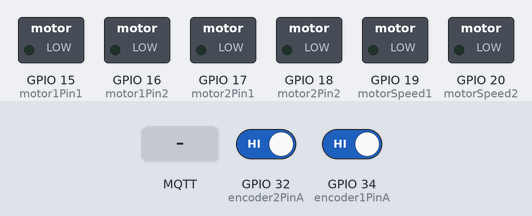
This sketch was run on a simulated ESP32. On the bench: switched loads named in the sketch (green lamp = pin HIGH). The inputs (shaded band) are chosen by the test bench; at power-on: GPIO 32 (encoder2PinA) HIGH, GPIO 34 (encoder1PinA) HIGH. WiFi joins after 1.5 s; servers stay silent unless stated; no MQTT or app messages arrive unless stated; what the sketch prints to the serial monitor is not drawn.

Above: at 3.2 s.
3.3 s: MQTT message "FORWARD" arrives on the first subscribed topic
At 6.07 s:
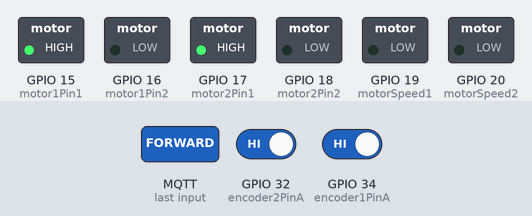
6.3 s: MQTT message "BACKWARD" arrives on the first subscribed topic
At 9.07 s:
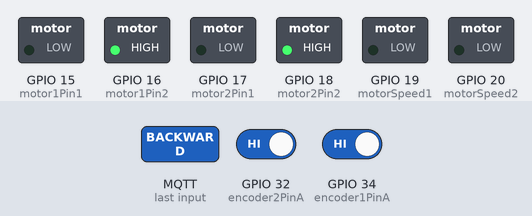
9.3 s: MQTT message "LEFT" arrives on the first subscribed topic
At 12.07 s:
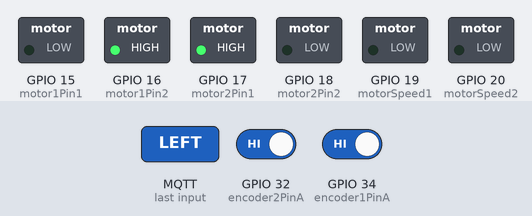
12.3 s: MQTT message "RIGHT" arrives on the first subscribed topic
At 15.07 s:
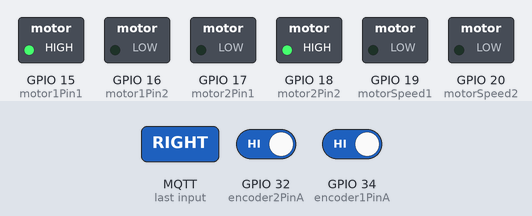
15.3 s: MQTT message "STOP" arrives on the first subscribed topic
At 16.7 s:
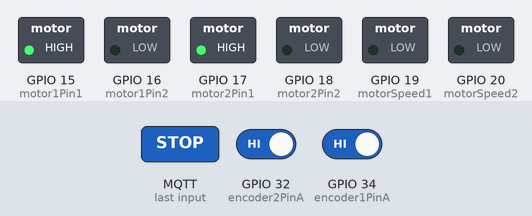
Timing chart, 0 to 17.8 s (numbered marks = the images above; inputs shaded):
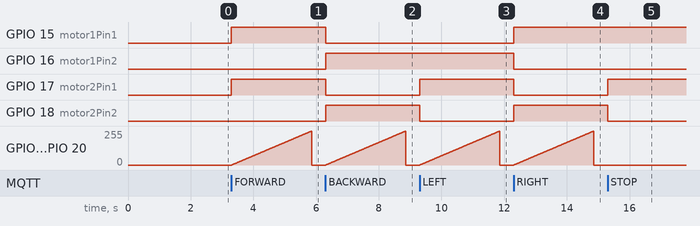

The sketch:

motor_encoder.ino
```cpp
#include <WiFi.h>
#include <PubSubClient.h>
//Connects to WiFi and sets up the MQTT client, subscribing to the "robot/move" topic for receiving movement commands

// WiFi credentials
const char* ssid = "your_SSID";
const char* password = "your_PASSWORD";
const char* mqttServer = "mqtt_broker_address";
const int mqttPort = 1883;
const char* mqttUser = "your_mqtt_username";
const char* mqttPassword = "your_mqtt_password";

// Motor pins
const int motor1Pin1 = 15; // Motor 1 direction pin 1
const int motor1Pin2 = 16; // Motor 1 direction pin 2
const int motorSpeed1 = 19; // Motor 1 speed pin (PWM)
const int motor2Pin1 = 17; // Motor 2 direction pin 1
const int motor2Pin2 = 18; // Motor 2 direction pin 2
const int motorSpeed2 = 20; // Motor 2 speed pin (PWM)

// Encoder pins
const int encoder1PinA = 34; // Encoder 1 A pin
const int encoder1PinB = 35; // Encoder 1 B pin
const int encoder2PinA = 32; // Encoder 2 A pin
const int encoder2PinB = 33; // Encoder 2 B pin

// MQTT client
WiFiClient espClient;
PubSubClient client(espClient);

// Variables for motor speed and encoder counts
int currentSpeed1 = 0;
int currentSpeed2 = 0;
volatile int encoder1Count = 0;
volatile int encoder2Count = 0;
const int maxSpeed = 255; // Maximum PWM value

// Setup
void setup() {
    Serial.begin(115200);

    // Motor pins
    pinMode(motor1Pin1, OUTPUT);
    pinMode(motor1Pin2, OUTPUT);
    pinMode(motorSpeed1, OUTPUT);
    pinMode(motor2Pin1, OUTPUT);
    pinMode(motor2Pin2, OUTPUT);
    pinMode(motorSpeed2, OUTPUT);

    // Encoder pins
    pinMode(encoder1PinA, INPUT_PULLUP);
    pinMode(encoder1PinB, INPUT_PULLUP);
    pinMode(encoder2PinA, INPUT_PULLUP);
    pinMode(encoder2PinB, INPUT_PULLUP);

    attachInterrupt(encoder1PinA, updateEncoder1, CHANGE);  //Interrupts are attached to encoder A pins to detect changes and update the encoder counts
    attachInterrupt(encoder2PinA, updateEncoder2, CHANGE);

    // Connect to WiFi
    WiFi.begin(ssid, password);
    while (WiFi.status() != WL_CONNECTED) {
        delay(1000);
        Serial.println("Connecting to WiFi...");
    }
    Serial.println("Connected to WiFi");

    // Setup MQTT
    client.setServer(mqttServer, mqttPort);
    client.setCallback(mqttCallback);
    reconnect();
}

void loop() {
  //checks the MQTT connection and publishes the motor speeds to the "robot/speeds" topic based on the encoder readings
    if (!client.connected()) {
        reconnect();
    }
    client.loop();

    // Publish encoder data as speed
    publishMotorSpeeds();
}

void mqttCallback(char* topic, byte* payload, unsigned int length) {
    payload[length] = '\0'; // Null-terminate the string
    String command = String((char*)payload);

    if (command == "FORWARD") {
        moveForward();
    } else if (command == "BACKWARD") {
        moveBackward();
    } else if (command == "LEFT") {
        turnLeft();
    } else if (command == "RIGHT") {
        turnRight();
    } else if (command == "STOP") {
        stopMotors();
    }
}

// Gradually increase or decrease motor speed
void setMotorSpeed(int speed1, int speed2) {
    if (speed1 < 0) {
        digitalWrite(motor1Pin1, LOW);
        digitalWrite(motor1Pin2, HIGH);
    } else {
        digitalWrite(motor1Pin1, HIGH);
        digitalWrite(motor1Pin2, LOW);
    }

    if (speed2 < 0) {
        digitalWrite(motor2Pin1, LOW);
        digitalWrite(motor2Pin2, HIGH);
    } else {
        digitalWrite(motor2Pin1, HIGH);
        digitalWrite(motor2Pin2, LOW);
    }

    // Gradually adjust speed
    for (int i = 0; i <= maxSpeed; i++) {
        analogWrite(motorSpeed1, abs(speed1) > i ? i : 0);
        analogWrite(motorSpeed2, abs(speed2) > i ? i : 0);
        delay(10); // Adjust this delay for faster/slower acceleration
    }

    // Update current speeds
    currentSpeed1 = speed1;
    currentSpeed2 = speed2;
}

// Movement functions
void moveForward() {
    setMotorSpeed(maxSpeed, maxSpeed);
}

void moveBackward() {
    setMotorSpeed(-maxSpeed, -maxSpeed);
}

void turnLeft() {
    setMotorSpeed(-maxSpeed, maxSpeed); // Motor 1 backward, Motor 2 forward
}

void turnRight() {
    setMotorSpeed(maxSpeed, -maxSpeed); // Motor 1 forward, Motor 2 backward
}

void stopMotors() {
    setMotorSpeed(0, 0);
}

// Publish current motor speeds
void publishMotorSpeeds() {
    String speedData = String(currentSpeed1) + "," + String(currentSpeed2);
    client.publish("robot/speeds", speedData.c_str());
}

// Encoder update functions
void updateEncoder1() {
    if (digitalRead(encoder1PinB) == HIGH) {
        encoder1Count++;
    } else {
        encoder1Count--;
    }
}

void updateEncoder2() {
    if (digitalRead(encoder2PinB) == HIGH) {
        encoder2Count++;
    } else {
        encoder2Count--;
    }
}

// Reconnect to MQTT broker
void reconnect() {
    while (!client.connected()) {
        Serial.print("Attempting MQTT connection...");
        if (client.connect("ESP32Client", mqttUser, mqttPassword)) {
            Serial.println("connected");
            client.subscribe("robot/move"); // Subscribe to the movement topic "robot/move"
        } else {
            Serial.print("failed, rc=");
            Serial.print(client.state());
            delay(2000);
        }
    }
}
```

Measured:
- after the input at 3.3 s, GPIO 15 (motor1Pin1), GPIO 17 (motor2Pin1): LOW → HIGH at once; GPIO 19 (motorSpeed1), GPIO 20 (motorSpeed2): rises from 0/255 to 254/255 in 2.5 s, then falls to 0/255 in 0.01 s
- after the input at 6.3 s, GPIO 15 (motor1Pin1), GPIO 17 (motor2Pin1): HIGH → LOW at once; GPIO 16 (motor1Pin2), GPIO 18 (motor2Pin2): LOW → HIGH at once; GPIO 19 (motorSpeed1), GPIO 20 (motorSpeed2): rises from 0/255 to 254/255 in 2.5 s, then falls to 0/255 in 0.01 s
- after the input at 9.3 s, GPIO 17 (motor2Pin1): LOW → HIGH at once; GPIO 18 (motor2Pin2): HIGH → LOW at once; GPIO 19 (motorSpeed1), GPIO 20 (motorSpeed2): rises from 0/255 to 254/255 in 2.5 s, then falls to 0/255 in 0.01 s
- after the input at 12.3 s, GPIO 15 (motor1Pin1), GPIO 18 (motor2Pin2): LOW → HIGH at once; GPIO 16 (motor1Pin2), GPIO 17 (motor2Pin1): HIGH → LOW at once; GPIO 19 (motorSpeed1), GPIO 20 (motorSpeed2): rises from 0/255 to 254/255 in 2.5 s, then falls to 0/255 in 0.01 s
- after the input at 15.3 s, GPIO 17 (motor2Pin1): LOW → HIGH at once; GPIO 18 (motor2Pin2): HIGH → LOW at once
